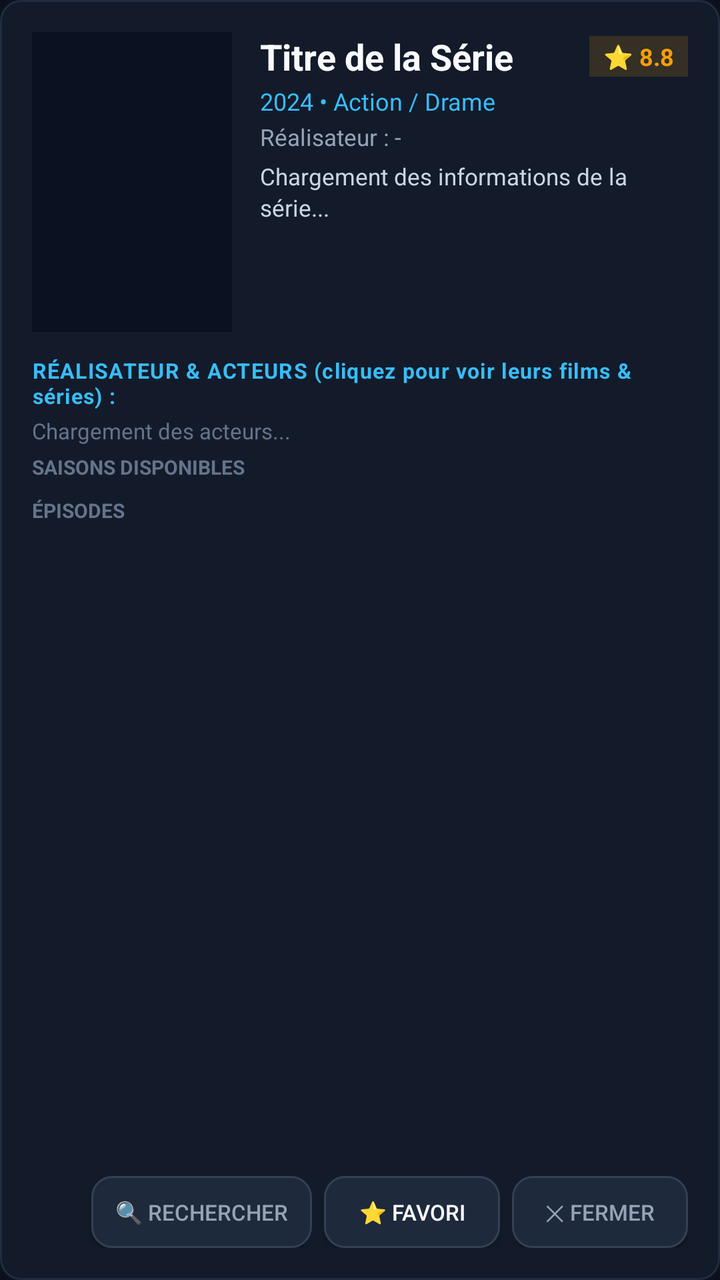
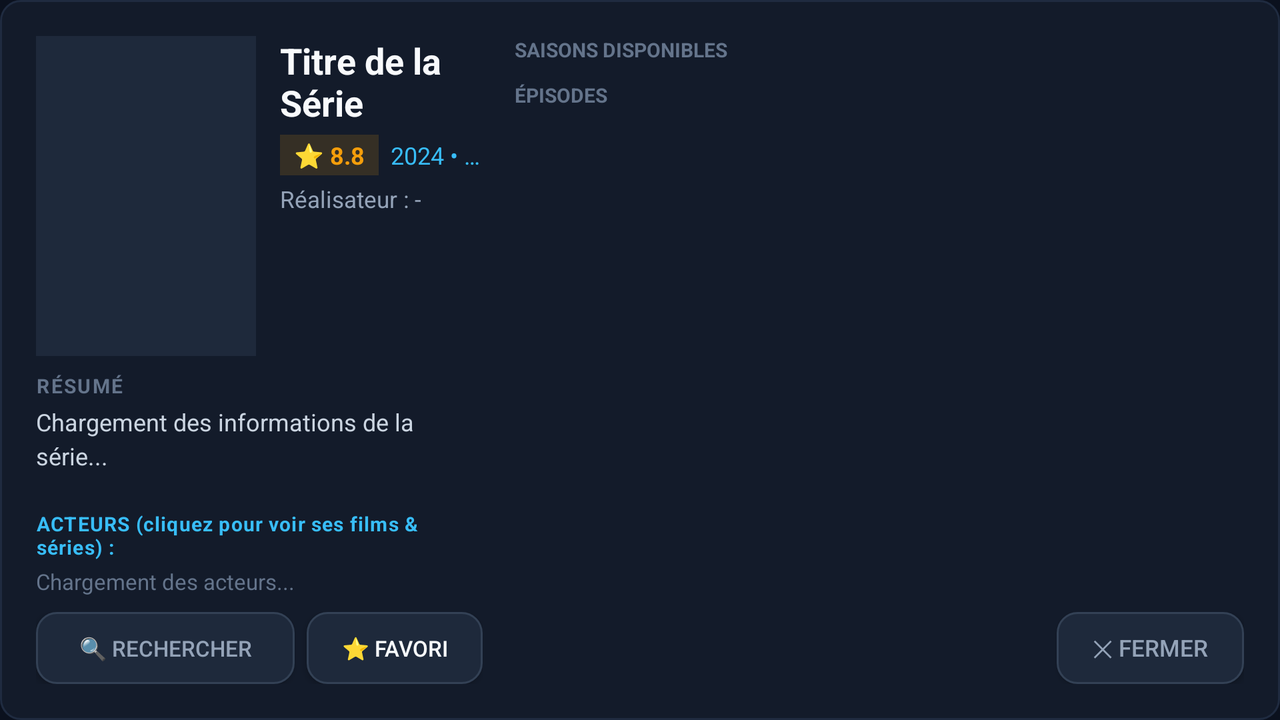

One screen, two layout resources from the same app: the default and the repository's alternative for another configuration. Each is rendered where Android would select it; the XML of both is given below.
<!-- AndroidManifest.xml: application theme AppTheme.NoActionBar -->
<!-- res/layout/dialog_series_detail.xml -->
<?xml version="1.0" encoding="utf-8"?>
<LinearLayout xmlns:android="http://schemas.android.com/apk/res/android"
    android:id="@+id/dialog_series_root"
    android:layout_width="match_parent"
    android:layout_height="match_parent"
    android:orientation="vertical"
    android:background="@drawable/bg_card"
    android:padding="16dp">

    
    <LinearLayout
        android:id="@+id/layout_series_header"
        android:layout_width="match_parent"
        android:layout_height="wrap_content"
        android:orientation="horizontal"
        android:paddingBottom="8dp">

        <ImageView
            android:id="@+id/iv_series_cover"
            android:layout_width="100dp"
            android:layout_height="150dp"
            android:scaleType="fitCenter"
            android:background="#0B1120"
            android:layout_marginEnd="14dp" />

        <LinearLayout
            android:layout_width="0dp"
            android:layout_height="wrap_content"
            android:layout_weight="1"
            android:orientation="vertical">

            
            <LinearLayout
                android:layout_width="match_parent"
                android:layout_height="wrap_content"
                android:orientation="horizontal"
                android:gravity="center_vertical">

                <TextView
                    android:id="@+id/tv_series_title"
                    android:layout_width="0dp"
                    android:layout_height="wrap_content"
                    android:layout_weight="1"
                    android:text="Titre de la Série"
                    android:textColor="#F8FAFC"
                    android:textSize="18sp"
                    android:textStyle="bold"
                    android:maxLines="2"
                    android:ellipsize="end" />

                <TextView
                    android:id="@+id/tv_series_rating"
                    android:layout_width="wrap_content"
                    android:layout_height="wrap_content"
                    android:text="⭐ 8.8"
                    android:textColor="#F59E0B"
                    android:textSize="12sp"
                    android:textStyle="bold"
                    android:paddingStart="7dp"
                    android:paddingEnd="7dp"
                    android:paddingTop="2dp"
                    android:paddingBottom="2dp"
                    android:background="#26F59E0B"
                    android:layout_marginStart="6dp" />

            </LinearLayout>

            
            <TextView
                android:id="@+id/tv_series_meta"
                android:layout_width="wrap_content"
                android:layout_height="wrap_content"
                android:text="2024 • Action / Drame"
                android:textColor="#38BDF8"
                android:textSize="12sp"
                android:layout_marginTop="2dp" />

            
            <Button
                android:id="@+id/btn_series_director"
                android:layout_width="wrap_content"
                android:layout_height="30dp"
                android:layout_marginTop="3dp"
                android:background="@drawable/bg_button_selector"
                android:textColor="#38BDF8"
                android:textSize="11.5sp"
                android:textStyle="bold"
                android:text="🎬 Réalisateur : -"
                android:paddingStart="10dp"
                android:paddingEnd="10dp"
                android:focusable="true"
                android:clickable="true"
                android:visibility="gone" />

            <TextView
                android:id="@+id/tv_series_director"
                android:layout_width="match_parent"
                android:layout_height="wrap_content"
                android:layout_marginTop="2dp"
                android:textColor="#94A3B8"
                android:textSize="11.5sp"
                android:text="Réalisateur : -"
                android:maxLines="1"
                android:ellipsize="end" />

            
            <ScrollView
                android:layout_width="match_parent"
                android:layout_height="55dp"
                android:layout_marginTop="4dp"
                android:focusable="false"
                android:scrollbars="vertical">

                <TextView
                    android:id="@+id/tv_series_plot"
                    android:layout_width="match_parent"
                    android:layout_height="wrap_content"
                    android:textColor="#CBD5E1"
                    android:textSize="11.5sp"
                    android:lineSpacingExtra="2dp"
                    android:text="Chargement des informations de la série..." />

            </ScrollView>

        </LinearLayout>

    </LinearLayout>

    
    <TextView
        android:layout_width="wrap_content"
        android:layout_height="wrap_content"
        android:layout_marginTop="4dp"
        android:text="RÉALISATEUR &amp; ACTEURS (cliquez pour voir leurs films &amp; séries) :"
        android:textColor="#38BDF8"
        android:textSize="10.5sp"
        android:textStyle="bold"
        android:letterSpacing="0.04" />

    <HorizontalScrollView
        android:id="@+id/hsv_series_actors"
        android:layout_width="match_parent"
        android:layout_height="wrap_content"
        android:layout_marginTop="3dp"
        android:scrollbars="none">

        <LinearLayout
            android:id="@+id/layout_series_actors_container"
            android:layout_width="wrap_content"
            android:layout_height="wrap_content"
            android:orientation="horizontal"
            android:gravity="center_vertical">

            <TextView
                android:id="@+id/tv_series_cast"
                android:layout_width="wrap_content"
                android:layout_height="wrap_content"
                android:textColor="#64748B"
                android:textSize="11sp"
                android:text="Chargement des acteurs..." />

        </LinearLayout>

    </HorizontalScrollView>

    
    <Button
        android:id="@+id/btn_resume_series"
        android:layout_width="match_parent"
        android:layout_height="36dp"
        android:layout_marginTop="6dp"
        android:layout_marginBottom="4dp"
        android:text="▶ Reprendre : Épisode 1 (00:00)"
        android:textColor="#FFFFFF"
        android:textSize="11.5sp"
        android:textStyle="bold"
        android:background="@drawable/bg_button_selector"
        android:paddingStart="12dp"
        android:paddingEnd="12dp"
        android:gravity="start|center_vertical"
        android:visibility="gone"
        android:focusable="true" />

    
    <TextView
        android:layout_width="wrap_content"
        android:layout_height="wrap_content"
        android:text="SAISONS DISPONIBLES"
        android:textColor="#64748B"
        android:textSize="10sp"
        android:textStyle="bold"
        android:paddingBottom="2dp"
        android:layout_marginTop="4dp" />

    <HorizontalScrollView
        android:id="@+id/scroll_seasons"
        android:layout_width="match_parent"
        android:layout_height="wrap_content"
        android:scrollbars="none"
        android:paddingBottom="6dp">

        <LinearLayout
            android:id="@+id/layout_seasons"
            android:layout_width="wrap_content"
            android:layout_height="wrap_content"
            android:orientation="horizontal" />

    </HorizontalScrollView>

    
    <TextView
        android:id="@+id/tv_episodes_header"
        android:layout_width="wrap_content"
        android:layout_height="wrap_content"
        android:text="ÉPISODES"
        android:textColor="#64748B"
        android:textSize="10sp"
        android:textStyle="bold"
        android:paddingBottom="2dp" />

    
    <androidx.recyclerview.widget.RecyclerView
        android:id="@+id/recycler_episodes"
        android:layout_width="match_parent"
        android:layout_height="0dp"
        android:layout_weight="1"
        android:minHeight="120dp"
        android:scrollbars="vertical" />

    
    <LinearLayout
        android:layout_width="match_parent"
        android:layout_height="wrap_content"
        android:orientation="horizontal"
        android:gravity="end|center_vertical"
        android:layout_marginTop="8dp">

        <Button
            android:id="@+id/btn_search_series_actor"
            android:layout_width="wrap_content"
            android:layout_height="36dp"
            android:text="🔍 Rechercher"
            android:textColor="#94A3B8"
            android:textSize="11sp"
            android:background="@drawable/bg_button_selector"
            android:paddingStart="12dp"
            android:paddingEnd="12dp"
            android:layout_marginEnd="6dp"
            android:focusable="true" />

        <Button
            android:id="@+id/btn_fav_series"
            android:layout_width="wrap_content"
            android:layout_height="36dp"
            android:text="⭐ Favori"
            android:textColor="#F8FAFC"
            android:textSize="11sp"
            android:background="@drawable/bg_button_selector"
            android:paddingStart="12dp"
            android:paddingEnd="12dp"
            android:layout_marginEnd="6dp"
            android:focusable="true" />

        <Button
            android:id="@+id/btn_close_series"
            android:layout_width="wrap_content"
            android:layout_height="36dp"
            android:text="✕ Fermer"
            android:textColor="#94A3B8"
            android:textSize="11sp"
            android:background="@drawable/bg_button_selector"
            android:paddingStart="14dp"
            android:paddingEnd="14dp"
            android:focusable="true" />

    </LinearLayout>

</LinearLayout>
<!-- resources referenced by this layout -->
<resources>
  <!-- drawable bg_button_selector (drawable) -->
  <?xml version="1.0" encoding="utf-8"?>
  <selector xmlns:android="http://schemas.android.com/apk/res/android">
      <item android:state_focused="true">
          <shape android:shape="rectangle">
              <solid android:color="#0284C7" />
              <corners android:radius="10dp" />
              <stroke android:width="3dp" android:color="#FFFFFF" />
          </shape>
      </item>
      <item android:state_pressed="true">
          <shape android:shape="rectangle">
              <solid android:color="#0369A1" />
              <corners android:radius="10dp" />
              <stroke android:width="2dp" android:color="#38BDF8" />
          </shape>
      </item>
      <item>
          <shape android:shape="rectangle">
              <solid android:color="#1E293B" />
              <corners android:radius="10dp" />
              <stroke android:width="1dp" android:color="#334155" />
          </shape>
      </item>
  </selector>
  <!-- drawable bg_card (drawable) -->
  <?xml version="1.0" encoding="utf-8"?>
  <shape xmlns:android="http://schemas.android.com/apk/res/android"
      android:shape="rectangle">
      <solid android:color="#131B2A" />
      <corners android:radius="10dp" />
      <stroke android:width="1dp" android:color="#1F2B40" />
  </shape>
  <style name="AppTheme.NoActionBar" parent="Theme.AppCompat.NoActionBar">
          <item name="windowActionBar">false</item>
          <item name="windowNoTitle">true</item>
          <item name="android:windowBackground">#0B111E</item>
          <item name="android:textColor">#F8FAFC</item>
          <item name="alertDialogTheme">@style/DarkAlertDialogTheme</item>
      </style>
  <style name="DarkAlertDialogTheme" parent="Theme.AppCompat.Dialog.Alert">
          <item name="android:background">#131B2A</item>
          <item name="android:textColorPrimary">#F8FAFC</item>
          <item name="android:textColorSecondary">#94A3B8</item>
          <item name="colorAccent">#38BDF8</item>
      </style>
</resources>
<!-- res/layout-land/dialog_series_detail.xml (the repository's variant of the layout above) -->
<!-- drawn on the phone turned sideways -->
<?xml version="1.0" encoding="utf-8"?>
<LinearLayout xmlns:android="http://schemas.android.com/apk/res/android"
    android:id="@+id/dialog_series_root"
    android:layout_width="match_parent"
    android:layout_height="match_parent"
    android:orientation="horizontal"
    android:background="@drawable/bg_card"
    android:padding="18dp">

    
    <LinearLayout
        android:layout_width="0dp"
        android:layout_height="match_parent"
        android:layout_weight="38"
        android:orientation="vertical"
        android:layout_marginEnd="16dp">

        
        <LinearLayout
            android:layout_width="match_parent"
            android:layout_height="wrap_content"
            android:orientation="horizontal">

            <ImageView
                android:id="@+id/iv_series_cover"
                android:layout_width="110dp"
                android:layout_height="160dp"
                android:scaleType="centerCrop"
                android:background="#1E293B"
                android:layout_marginEnd="12dp" />

            <LinearLayout
                android:layout_width="0dp"
                android:layout_height="wrap_content"
                android:layout_weight="1"
                android:orientation="vertical">

                <TextView
                    android:id="@+id/tv_series_title"
                    android:layout_width="match_parent"
                    android:layout_height="wrap_content"
                    android:text="Titre de la Série"
                    android:textColor="#F8FAFC"
                    android:textSize="18sp"
                    android:textStyle="bold"
                    android:maxLines="2"
                    android:ellipsize="end" />

                <LinearLayout
                    android:layout_width="match_parent"
                    android:layout_height="wrap_content"
                    android:orientation="horizontal"
                    android:gravity="center_vertical"
                    android:layout_marginTop="4dp">

                    <TextView
                        android:id="@+id/tv_series_rating"
                        android:layout_width="wrap_content"
                        android:layout_height="wrap_content"
                        android:text="⭐ 8.8"
                        android:textColor="#F59E0B"
                        android:textSize="12sp"
                        android:textStyle="bold"
                        android:paddingStart="7dp"
                        android:paddingEnd="7dp"
                        android:paddingTop="2dp"
                        android:paddingBottom="2dp"
                        android:background="#26F59E0B"
                        android:layout_marginEnd="6dp" />

                    <TextView
                        android:id="@+id/tv_series_meta"
                        android:layout_width="wrap_content"
                        android:layout_height="wrap_content"
                        android:text="2024 • Drame"
                        android:textColor="#38BDF8"
                        android:textSize="12sp"
                        android:maxLines="1"
                        android:ellipsize="end" />

                </LinearLayout>

                <TextView
                    android:id="@+id/tv_series_director"
                    android:layout_width="match_parent"
                    android:layout_height="wrap_content"
                    android:layout_marginTop="4dp"
                    android:textColor="#94A3B8"
                    android:textSize="11.5sp"
                    android:text="Réalisateur : -"
                    android:maxLines="1"
                    android:ellipsize="end" />

            </LinearLayout>

        </LinearLayout>

        
        <TextView
            android:layout_width="wrap_content"
            android:layout_height="wrap_content"
            android:text="RÉSUMÉ"
            android:textColor="#64748B"
            android:textSize="10sp"
            android:textStyle="bold"
            android:letterSpacing="0.08"
            android:layout_marginTop="8dp" />

        <ScrollView
            android:layout_width="match_parent"
            android:layout_height="0dp"
            android:layout_weight="1"
            android:layout_marginTop="3dp"
            android:scrollbars="vertical">

            <TextView
                android:id="@+id/tv_series_plot"
                android:layout_width="match_parent"
                android:layout_height="wrap_content"
                android:textColor="#CBD5E1"
                android:textSize="12sp"
                android:lineSpacingExtra="3dp"
                android:text="Chargement des informations de la série..." />

        </ScrollView>

        
        <TextView
            android:layout_width="wrap_content"
            android:layout_height="wrap_content"
            android:layout_marginTop="6dp"
            android:text="ACTEURS (cliquez pour voir ses films &amp; séries) :"
            android:textColor="#38BDF8"
            android:textSize="10sp"
            android:textStyle="bold"
            android:letterSpacing="0.04" />

        
        <HorizontalScrollView
            android:id="@+id/hsv_series_actors"
            android:layout_width="match_parent"
            android:layout_height="wrap_content"
            android:layout_marginTop="3dp"
            android:scrollbars="none">

            <LinearLayout
                android:id="@+id/layout_series_actors_container"
                android:layout_width="wrap_content"
                android:layout_height="wrap_content"
                android:orientation="horizontal"
                android:gravity="center_vertical">

                <TextView
                    android:id="@+id/tv_series_cast"
                    android:layout_width="wrap_content"
                    android:layout_height="wrap_content"
                    android:textColor="#64748B"
                    android:textSize="11sp"
                    android:text="Chargement des acteurs..." />

            </LinearLayout>

        </HorizontalScrollView>

        
        <LinearLayout
            android:layout_width="match_parent"
            android:layout_height="wrap_content"
            android:orientation="horizontal"
            android:layout_marginTop="8dp">

            <Button
                android:id="@+id/btn_search_series_actor"
                android:layout_width="0dp"
                android:layout_height="36dp"
                android:layout_weight="1"
                android:text="🔍 Rechercher"
                android:textColor="#94A3B8"
                android:textSize="11sp"
                android:background="@drawable/bg_button_selector"
                android:paddingStart="8dp"
                android:paddingEnd="8dp"
                android:layout_marginEnd="6dp"
                android:focusable="true" />

            <Button
                android:id="@+id/btn_fav_series"
                android:layout_width="wrap_content"
                android:layout_height="36dp"
                android:text="⭐ Favori"
                android:textColor="#F8FAFC"
                android:textSize="11sp"
                android:background="@drawable/bg_button_selector"
                android:paddingStart="12dp"
                android:paddingEnd="12dp"
                android:focusable="true" />

        </LinearLayout>

    </LinearLayout>

    
    <LinearLayout
        android:layout_width="0dp"
        android:layout_height="match_parent"
        android:layout_weight="62"
        android:orientation="vertical">

        
        <Button
            android:id="@+id/btn_resume_series"
            android:layout_width="match_parent"
            android:layout_height="36dp"
            android:layout_marginBottom="6dp"
            android:text="▶ Reprendre : Épisode 1 (00:00)"
            android:textColor="#FFFFFF"
            android:textSize="11.5sp"
            android:textStyle="bold"
            android:background="@drawable/bg_button_selector"
            android:paddingStart="12dp"
            android:paddingEnd="12dp"
            android:gravity="start|center_vertical"
            android:visibility="gone"
            android:focusable="true" />

        
        <TextView
            android:layout_width="wrap_content"
            android:layout_height="wrap_content"
            android:text="SAISONS DISPONIBLES"
            android:textColor="#64748B"
            android:textSize="10sp"
            android:textStyle="bold"
            android:paddingBottom="3dp" />

        <HorizontalScrollView
            android:id="@+id/scroll_seasons"
            android:layout_width="match_parent"
            android:layout_height="wrap_content"
            android:scrollbars="none"
            android:paddingBottom="6dp">

            <LinearLayout
                android:id="@+id/layout_seasons"
                android:layout_width="wrap_content"
                android:layout_height="wrap_content"
                android:orientation="horizontal" />

        </HorizontalScrollView>

        
        <TextView
            android:id="@+id/tv_episodes_header"
            android:layout_width="wrap_content"
            android:layout_height="wrap_content"
            android:text="ÉPISODES"
            android:textColor="#64748B"
            android:textSize="10sp"
            android:textStyle="bold"
            android:paddingBottom="3dp" />

        <androidx.recyclerview.widget.RecyclerView
            android:id="@+id/recycler_episodes"
            android:layout_width="match_parent"
            android:layout_height="0dp"
            android:layout_weight="1"
            android:scrollbars="vertical" />

        
        <LinearLayout
            android:layout_width="match_parent"
            android:layout_height="wrap_content"
            android:orientation="horizontal"
            android:gravity="end"
            android:layout_marginTop="8dp">

            <Button
                android:id="@+id/btn_close_series"
                android:layout_width="wrap_content"
                android:layout_height="36dp"
                android:text="✕ Fermer"
                android:textColor="#94A3B8"
                android:textSize="11.5sp"
                android:background="@drawable/bg_button_selector"
                android:paddingStart="18dp"
                android:paddingEnd="18dp"
                android:focusable="true" />

        </LinearLayout>

    </LinearLayout>

</LinearLayout>
